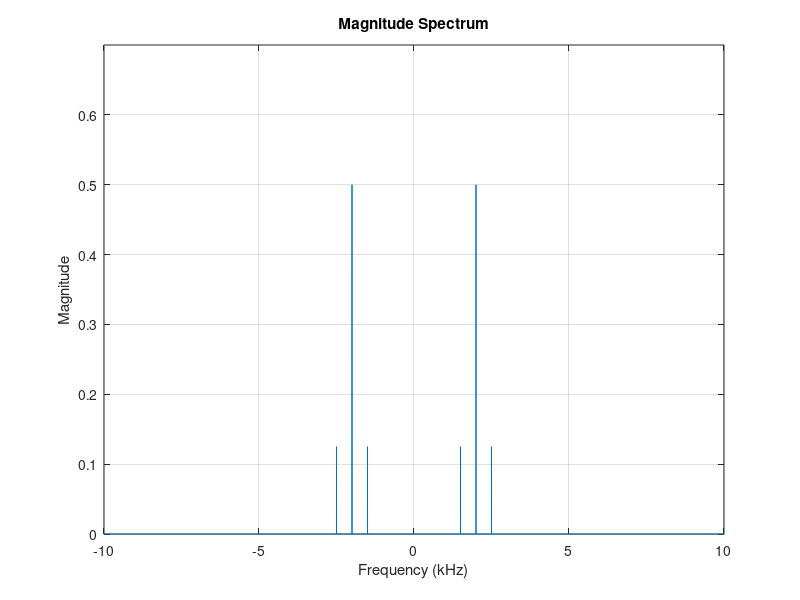

This figure's MATLAB source:
Fs = 30000;         %sampling frequency
t = 0:1/Fs:1-1/Fs;

Ac = 1;
Ka = 0.5;
fm = 500;
fc = 2000;
m = cos(2*pi*fm*t);
c = Ac*cos(2*pi*fc*t);
s = (1 + Ka*m).*c;

n = length(s);
X = fft(s);
Y = fftshift(X);
fshift = (-n/2:n/2-1)*(Fs/n); % zero-centered frequency range
powershift = abs(Y);          % zero-centered magnitude
figure(4);
plot(fshift/1000,powershift/Fs);
ylim([0,0.7]);
xlim([-10,10]);
title('Magnitude Spectrum')
xlabel('Frequency (kHz)')
ylabel('Magnitude')
grid on
